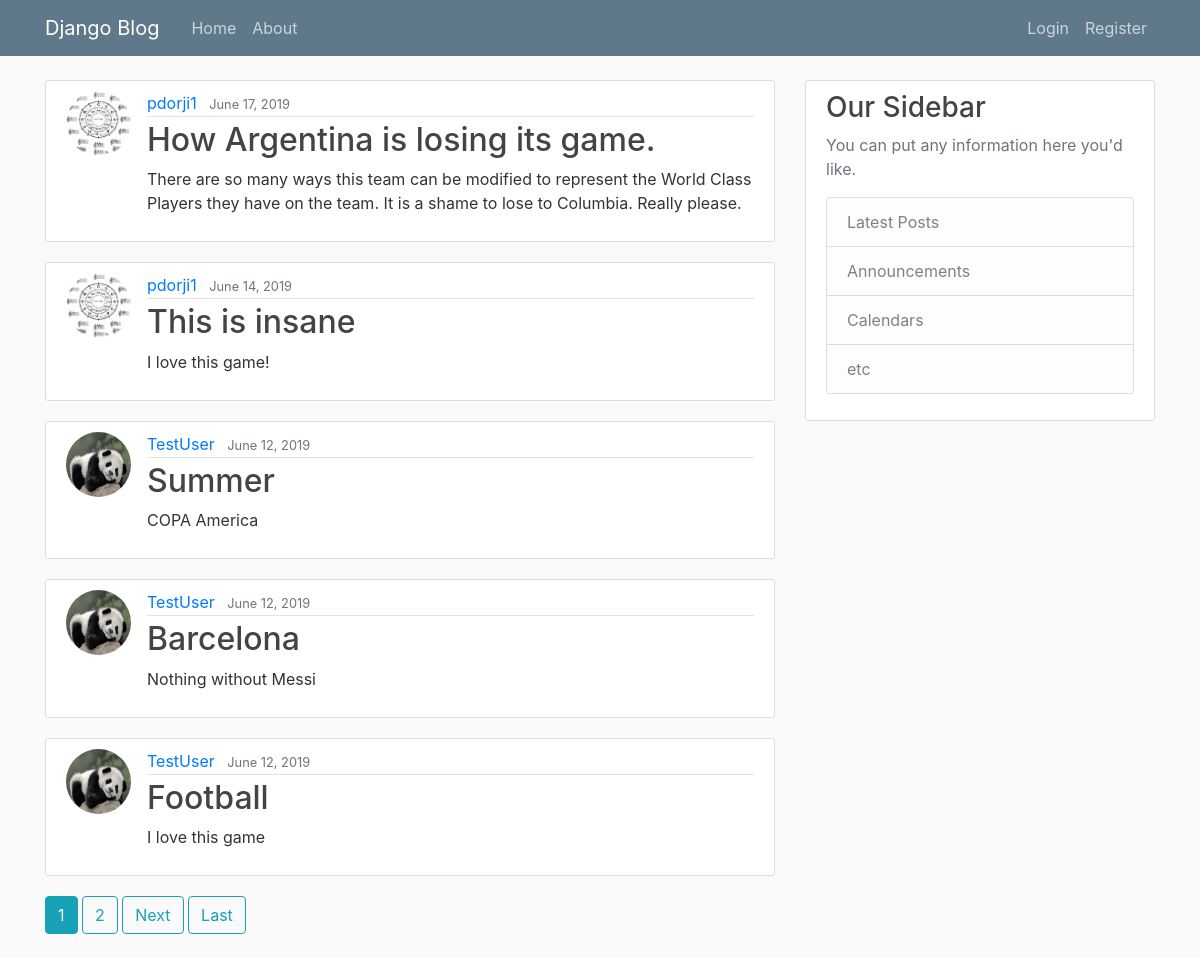
The page / on the database its author committed.
### blog/models.py (models this page shows, shortened)
class Post(models.Model):
    title = models.CharField(max_length=100)
    content = models.TextField()
    date_posted = models.DateTimeField(default=timezone.now)
    author = models.ForeignKey(User, on_delete=models.CASCADE)

### users/models.py (models this page shows, shortened)
class Profile(models.Model):
    user = models.OneToOneField(User, on_delete=models.CASCADE)
    image = models.ImageField(default='default.jpg',upload_to='profile_pics')

### blog/views.py (the view)
# urls.py: path('', PostListView.as_view(),name='blog-home'),
class PostListView(ListView):
    model = Post
    template_name = 'blog/home.html' #<app>/<model>_<viewtype>.html
    context_object_name = 'posts' #the html template loops through 'posts'
    ordering = ['-date_posted'] #order the posts from newest to oldest
    paginate_by = 5 #list only 2 posts per page

### blog/templates/blog/home.html (shortened to what this page needs)
{% extends "blog/base.html" %}
{% block content %}
    {% for post in posts %}
        <article class="media content-section">
            <img class="rounded-circle article-img" src="{{ post.author.profile.image.url }}">
            <div class="media-body">
                <div class="article-metadata">
                    <a class="mr-2" href="{% url 'user-posts' post.author.username %}">{{ post.author }}</a>
                    <small class="text-muted">{{ post.date_posted |date:"F d, Y" }}</small>
                </div>
                <h2><a class="article-title" href="{% url 'post-detail' post.id %}">{{ post.title }}</a></h2>
                <p class="article-content">{{ post.content }}</p>
            </div>
        </article>
    {% endfor %}
    {% if is_paginated%}
        {% for num in page_obj.paginator.page_range %}
            {% if page_obj.number == num %}
                <a class="btn btn-info mb-4" href="?page= {{ num }}">{{ num }}</a>
            {% elif num > page_obj.number|add:'-3' and num < page_obj.number|add:'3' %}
                <a class="btn btn-outline-info mb-4" href="?page={{ num }}">{{ num }}</a>
            {% endif %}
        {% endfor %}
        {% if page_obj.has_next %}
            <a class="btn btn-outline-info mb-4" href="?page={{ page_obj.next_page_number}}">Next</a>
            <a class="btn btn-outline-info mb-4" href="?page={{ page_obj.paginator.num_pages }}">Last</a>
        {% endif %}
    {% endif %}
{% endblock content %}

### blog/templates/blog/base.html (shortened to what this page needs)
{% load static %}
<!DOCTYPE html>
<html>
<head>
    <link rel="stylesheet" href="https://maxcdn.bootstrapcdn.com/bootstrap/4.0.0/css/bootstrap.min.css">
    <link rel="stylesheet" type="text/css" href="{% static 'blog/main.css' %}">
</head>
<body>
    <header class="site-header">
        <nav class="navbar navbar-expand-md navbar-dark bg-steel fixed-top">
            <div class="container">
                <a class="navbar-brand mr-4" href="{% url 'blog-home' %}">Django Blog</a>
                <div class="collapse navbar-collapse" id="navbarToggle">
                    <div class="navbar-nav mr-auto">
                        <a class="nav-item nav-link" href="{% url 'blog-home' %}">Home</a>
                        <a class="nav-item nav-link" href="{% url 'blog-about' %}">About</a>
                    </div>
                    <div class="navbar-nav">
                        {% if user.is_authenticated %}
                            <a class="nav-item nav-link" href="{% url 'post-create' %}">New Post</a>
                            <a class="nav-item nav-link" href="{% url 'profile' %}">Profile</a>
                            <a class="nav-item nav-link" href="{% url 'logout' %}">Logout</a>
                        {% else %}
                            <a class="nav-item nav-link" href="{% url 'login' %}">Login</a>
                            <a class="nav-item nav-link" href="{% url 'register' %}">Register</a>
                        {% endif %}
                    </div>
                </div>
            </div>
        </nav>
    </header>
    <main role="main" class="container">
        <div class="row">
            <div class="col-md-8">
                {% block content %}{% endblock %}
            </div>
            <div class="col-md-4">
                <div class="content-section">
                    <h3>Our Sidebar</h3>
                    <p class='text-muted'>You can put any information here you'd like.
                    <ul class="list-group">
                        <li class="list-group-item list-group-item-light">Latest Posts</li>
                        <li class="list-group-item list-group-item-light">Announcements</li>
                        <li class="list-group-item list-group-item-light">Calendars</li>
                        <li class="list-group-item list-group-item-light">etc</li>
                    </ul>
                    </p>
                </div>
            </div>
        </div>
    </main>
</body>
</html>

### blog/static/blog/main.css (style rules this page uses)
body { background: #fafafa; color: #333333; margin-top: 5rem; }
h1, h2, h3, h4, h5, h6 { color: #444444; }
ul { margin: 0; }
.bg-steel { background-color: #5f788a; }
.site-header .navbar-nav .nav-link { color: #cbd5db; }
.content-section { background: #ffffff; padding: 10px 20px; border: 1px solid #dddddd; border-radius: 3px; margin-bottom: 20px; }
.article-title { color: #444444; }
.article-content { white-space: pre-line; }
.article-img { height: 65px; width: 65px; margin-right: 16px; }
.article-metadata { padding-bottom: 1px; margin-bottom: 4px; border-bottom: 1px solid #e3e3e3 }

### rows shown on the page
Post: author.profile.image (picture), author "pdorji1", date_posted "June 17, 2019", title "How Argentina is losing its game.", content "There are so many ways this team can be modified to represent the World Class Players they have on the team. It is a shame to lose to Columbia. Really please."
Post: author.profile.image (picture), author "pdorji1", date_posted "June 14, 2019", title "This is insane", content "I love this game!"
Post: author.profile.image (placeholder picture), author "TestUser", date_posted "June 12, 2019", title "Summer", content "COPA America"
Post: author.profile.image (placeholder picture), author "TestUser", date_posted "June 12, 2019", title "Barcelona", content "Nothing without Messi"
Post: author.profile.image (placeholder picture), author "TestUser", date_posted "June 12, 2019", title "Football", content "I love this game"

### other values the page prints
{{ num }} "1"
{{ num }} "2"
